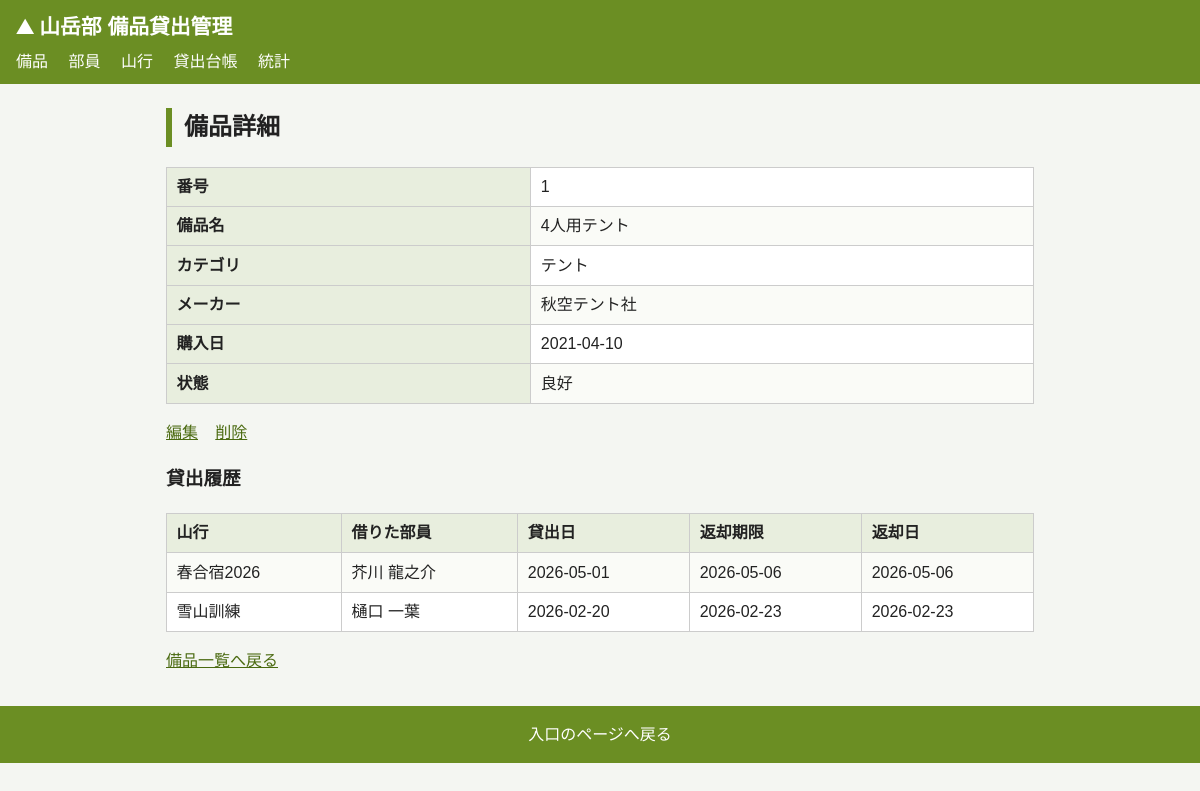
Page /equipment/1 on the committed database.
### tables this page shows
CREATE TABLE equipment (            -- 備品
  equip_id      INTEGER PRIMARY KEY,
  equip_name    TEXT NOT NULL,
  category      TEXT,
  maker_name    TEXT,
  purchased_on  TEXT,
  condition     TEXT
);

CREATE TABLE loans (                -- 貸出（備品×部員×山行の中間テーブル）
  loan_id      INTEGER PRIMARY KEY,
  equip_id     INTEGER NOT NULL,
  member_id    INTEGER NOT NULL,
  trip_id      INTEGER NOT NULL,
  lent_on      TEXT,
  due_on       TEXT,
  returned_on  TEXT,                       -- NULL = 未返却
  UNIQUE (equip_id, trip_id),              -- 同一備品を同一山行に二重貸出しない
  FOREIGN KEY (equip_id)  REFERENCES equipment(equip_id),
  FOREIGN KEY (member_id) REFERENCES members(member_id),
  FOREIGN KEY (trip_id)   REFERENCES trips(trip_id)
);

CREATE TABLE trips (                -- 山行
  trip_id     INTEGER PRIMARY KEY,
  trip_name   TEXT NOT NULL,
  destination TEXT,
  depart_on   TEXT,
  return_on   TEXT,
  style       TEXT
);

CREATE TABLE members (              -- 部員
  member_id   INTEGER PRIMARY KEY,
  name        TEXT NOT NULL,
  grade       INTEGER,
  role        TEXT,
  phone       TEXT,                 -- 先頭0や記号を保持するため文字列
  email       TEXT
);

### app.py (the view)
@app.route('/equipment/<id>')
def equipment_detail(id: str) -> str:
    cur = get_db().cursor()
    try:
        id_num = int(id)
    except ValueError:
        return render_template('not-found.html', target='備品')
    equip = cur.execute('SELECT * FROM equipment WHERE equip_id = ?',
                        (id_num,)).fetchone()
    if equip is None:
        return render_template('not-found.html', target='備品')
    history = cur.execute(
        'SELECT t.trip_name, m.name AS member_name, '
        '       l.lent_on, l.due_on, l.returned_on '
        'FROM loans l '
        'JOIN trips   t ON l.trip_id   = t.trip_id '
        'JOIN members m ON l.member_id = m.member_id '
        'WHERE l.equip_id = ? ORDER BY l.lent_on DESC', (id_num,)).fetchall()
    return render_template('equipment_detail.html', equip=equip,
                           history=history)

### app.py (called while the page is built)
def get_db() -> sqlite3.Connection:
    db = getattr(g, '_database', None)
    if db is None:
        db = g._database = sqlite3.connect(DATABASE)
        db.execute('PRAGMA foreign_keys = ON')  # 外部キー制約を有効化
        db.row_factory = sqlite3.Row            # カラム名でアクセスできるよう設定
    return db

@app.teardown_appcontext
def close_connection(exception: Optional[BaseException]) -> None:
    db = getattr(g, '_database', None)
    if db is not None:
        db.close()

### templates/equipment_detail.html (shortened to what this page needs)
{% extends 'layout.html' %}
{% block content %}
<h2>備品詳細</h2>
<table>
  <tr><th>番号</th><td>{{ equip.equip_id }}</td></tr>
  <tr><th>備品名</th><td>{{ equip.equip_name }}</td></tr>
  <tr><th>カテゴリ</th><td>{{ equip.category }}</td></tr>
  <tr><th>メーカー</th><td>{{ equip.maker_name }}</td></tr>
  <tr><th>購入日</th><td>{{ equip.purchased_on }}</td></tr>
  <tr><th>状態</th><td>{{ equip.condition }}</td></tr>
</table>
<p class="actions">
  <a href="{{ url_for('equipment_edit', id=equip.equip_id) }}">編集</a>
  <a href="{{ url_for('equipment_del', id=equip.equip_id) }}">削除</a>
</p>
<h3>貸出履歴</h3>
<table>
  <tr><th>山行</th><th>借りた部員</th><th>貸出日</th><th>返却期限</th><th>返却日</th></tr>
  {% for h in history %}
  <tr>
    <td>{{ h.trip_name }}</td>
    <td>{{ h.member_name }}</td>
    <td>{{ h.lent_on }}</td>
    <td>{{ h.due_on }}</td>
    <td>{% if h.returned_on %}{{ h.returned_on }}{% else %}<span class="status-out">未返却</span>{% endif %}</td>
  </tr>
  {% else %}
  <tr><td colspan="5">貸出履歴はありません。</td></tr>
  {% endfor %}
</table>
<p><a href="{{ url_for('equipment_list') }}">備品一覧へ戻る</a></p>
{% endblock %}

### static/style.css (style rules this page uses)
* { box-sizing: border-box; }
body { font-family: "Hiragino Sans", "Yu Gothic", "Meiryo", sans-serif; margin: 0; color: #222; background: #f4f6f2; line-height: 1.6; }
h2 { border-left: 6px solid #6b8e23; padding-left: 0.5em; }
table { border-collapse: collapse; width: 100%; background: #fff; margin: 1em 0; }
th, td { border: 1px solid #ccc; padding: 0.4em 0.6em; text-align: left; }
th { background: #e8eede; }
tr:nth-child(even) td { background: #fafbf7; }
a { color: #4a6a10; }
.actions a { margin-right: 0.8em; }

### rows in the picture
equipment: equip_id "1", equip_name "4人用テント", category "テント", maker_name "秋空テント社", purchased_on "2021-04-10", condition "良好"
loans: trip_name "春合宿2026", member_name "芥川 龍之介", lent_on "2026-05-01", due_on "2026-05-06", returned_on "2026-05-06"
loans: trip_name "雪山訓練", member_name "樋口 一葉", lent_on "2026-02-20", due_on "2026-02-23", returned_on "2026-02-23"
